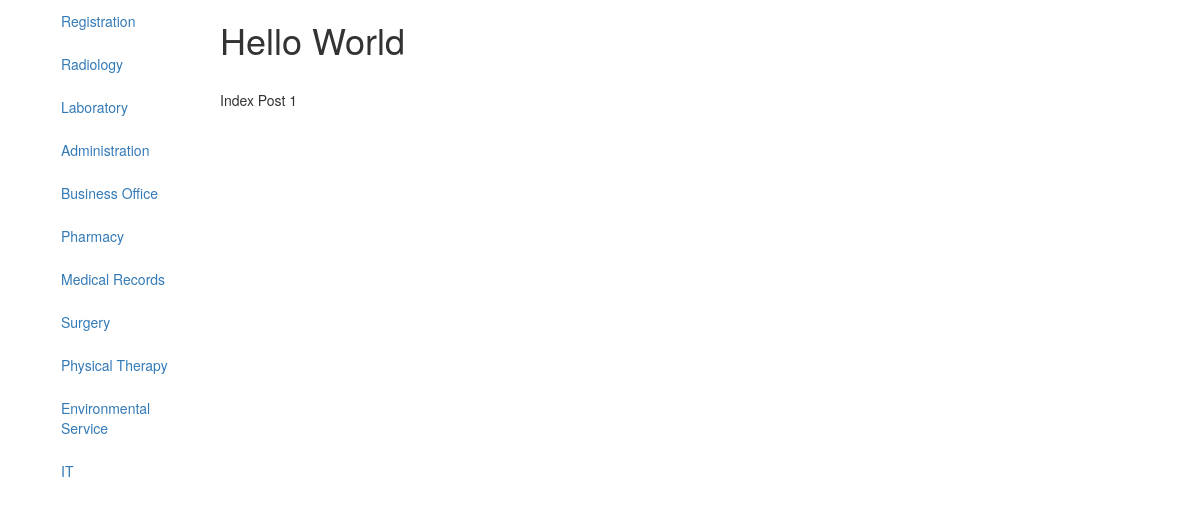
The page / on the database its author committed.
### core/models.py (models this page shows, shortened)
class Department(models.Model):
	name = models.CharField(max_length=30)
	extension = models.CharField(max_length=4)
	fax_number = models.CharField(max_length=4)

class Post(models.Model):
	department = models.ForeignKey(Department, on_delete=models.CASCADE)
	title = models.CharField(max_length=200)
	create_date = models.DateTimeField('date created')
	author = models.CharField(max_length=35)
	content = models.TextField('post content')

### core/views.py (the view)
# urls.py: url(r'^$', views.index, name='index'),
def index(request):
	department_list = Department.objects.all().exclude(name__exact='Index')
	indexPosts = Department.objects.get(name='Index').post_set.all()
	context = {
		'department_list': department_list,
		'posts': indexPosts
	}
	return render(request, 'core/index.html', context)

### core/templates/core/index.html
{% extends "core/base.html" %}
{% block sidebarLeft %}
    {% if department_list %}
    <div class="col-md-2 sidebar">
        <ul class="nav nav-tabs nav-stacked">
            {%for dept in department_list %}
                <li><a href="{% url 'detail' dept.name %}">{{dept.name}}</a></li>
            {% endfor %}
        </ul>
    </div>
    {% endif %}
{% endblock sidebarLeft %}
{% block content %}
    {%for post in posts%}
    <div class="row col-md-8">
        <h1>{{ post.title }}</h1><br />
        <p>{{ post.content }}</p>
    </div>
    {% endfor %}
{% endblock content %}

### static/core/css/styles.css (style rules this page uses)
.nav-tabs { border-bottom: 0px; }

### rows shown on the page
Department: name "Registration"
Department: name "Radiology"
Department: name "Laboratory"
Department: name "Administration"
Department: name "Business Office"
Department: name "Pharmacy"
Department: name "Medical Records"
Department: name "Surgery"
Department: name "Physical Therapy"
Department: name "Environmental Service"
Department: name "IT"
Post: title "Hello World", content "Index Post 1"
